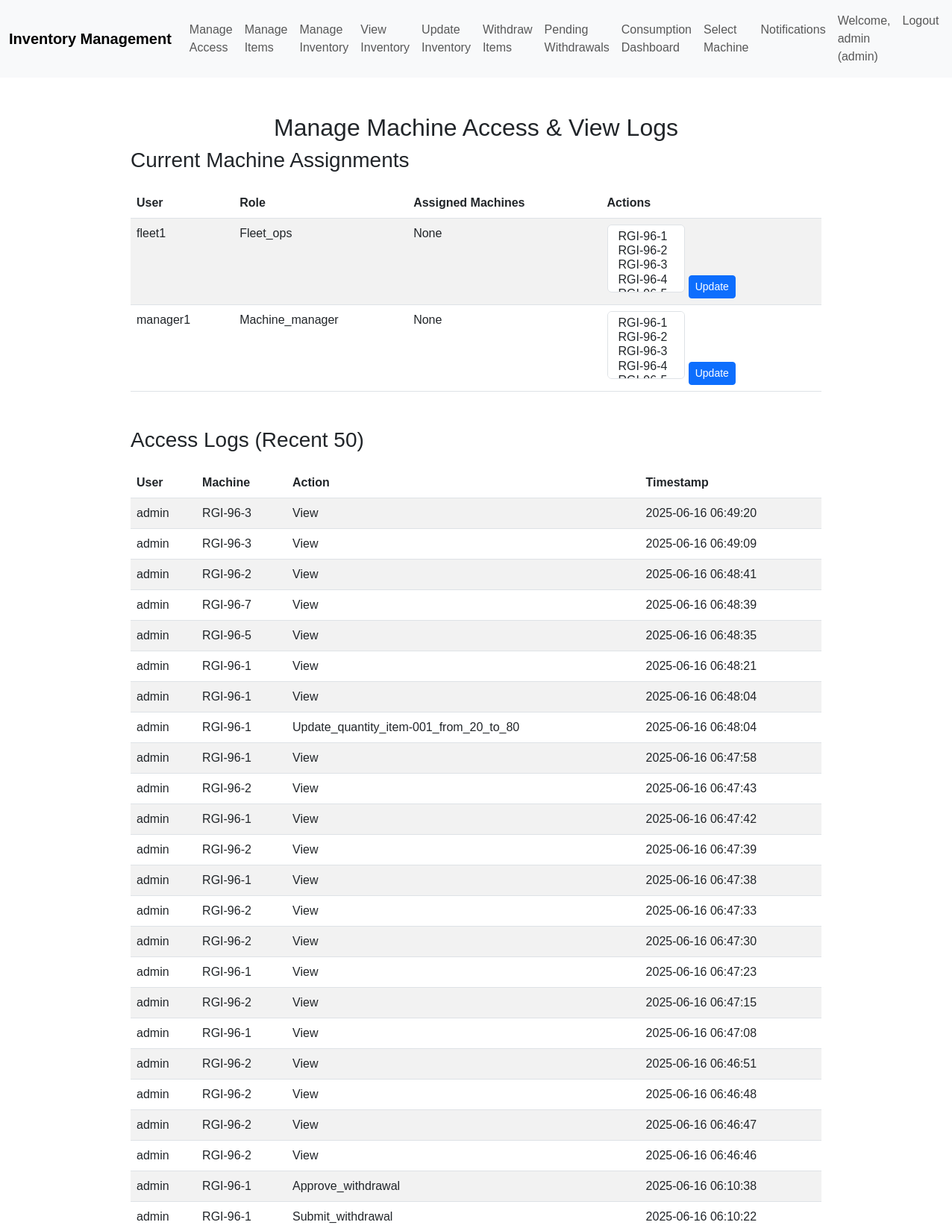
Screenshot of /admin/manage-access (signed in, upper part) with the database file from the repository.
### models/user.py (models this page shows)
class User(db.Model):
    id = db.Column(db.Integer, primary_key=True)
    username = db.Column(db.String(80), unique=True, nullable=False)
    password = db.Column(db.String(120), nullable=False)
    role = db.Column(db.String(50), nullable=False)  # admin, fleet_ops, machine_manager
    machines = db.relationship('Machine', secondary=user_machines, backref=db.backref('users', lazy=True))

class AccessLog(db.Model):
    id = db.Column(db.Integer, primary_key=True)
    user_id = db.Column(db.Integer, db.ForeignKey('user.id'), nullable=False)
    user = db.relationship('User', backref='access_logs')  # Added relationship
    machine_id = db.Column(db.Integer, db.ForeignKey('machine.id'), nullable=False)
    machine = db.relationship('Machine', backref='access_logs')  # Added relationship
    action = db.Column(db.String(100), nullable=False)
    timestamp = db.Column(db.DateTime, default=datetime.utcnow)

class Machine(db.Model):
    id = db.Column(db.Integer, primary_key=True)
    name = db.Column(db.String(80), unique=True, nullable=False)
    items = db.relationship('Item', backref='machine', lazy=True)

### routes/auth.py (the view, shortened to what this page needs)
@auth_bp.route('/admin/manage-access', methods=['GET', 'POST'])
def admin_manage_access():
    if 'user' not in session or session['user']['role'] != 'admin':
        flash('Admin access required', 'error')
        return redirect(url_for('auth.login'))
    users = User.query.filter(User.role.in_(['fleet_ops', 'machine_manager'])).all()
    machines = Machine.query.all()
    logs = AccessLog.query.order_by(AccessLog.timestamp.desc()).limit(50).all()
    if not users:
        flash('No Fleet Ops or Machine Manager users available.', 'error')
    if not machines:
        flash('No machines available. Initialize machines first.', 'error')
    return render_template('admin_manage_access.html', users=users, machines=machines, logs=logs)

### templates/admin_manage_access.html (shortened to what this page needs)
{% extends "base.html" %}
{% block content %}
<h2 class="text-center mt-5">Manage Machine Access & View Logs</h2>
<div class="row justify-content-center">
    <div class="col-md-10">
        <h3>Current Machine Assignments</h3>
        {% if users %}
            <table class="table table-striped mb-5">
                <thead>
                    <tr>
                        <th>User</th>
                        <th>Role</th>
                        <th>Assigned Machines</th>
                        <th>Actions</th>
                    </tr>
                </thead>
                <tbody>
                    {% for user in users %}
                        <tr>
                            <td>{{ user.username }}</td>
                            <td>{{ user.role | capitalize }}</td>
                            <td>
                                {% if user.machines %}
                                    {{ user.machines | map(attribute='name') | join(', ') }}
                                {% else %}
                                    None
                                {% endif %}
                            </td>
                            <td>
                                <form method="POST" class="d-inline">
                                    <select class="form-select d-inline-block w-auto" name="machine_ids" multiple>
                                        {% for machine in machines %}
                                            <option value="{{ machine.id }}" {% if machine in user.machines %}selected{% endif %}>{{ machine.name }}</option>
                                        {% endfor %}
                                    </select>
                                    <button type="submit" class="btn btn-primary btn-sm">Update</button>
                                </form>
                            </td>
                        </tr>
                    {% endfor %}
                </tbody>
            </table>
        {% else %}
            <p class="text-center">No users available to assign machines.</p>
        {% endif %}
        <h3>Access Logs (Recent 50)</h3>
        {% if logs %}
            <table class="table table-striped">
                <thead>
                    <tr>
                        <th>User</th>
                        <th>Machine</th>
                        <th>Action</th>
                        <th>Timestamp</th>
                    </tr>
                </thead>
                <tbody>
                    {% for log in logs %}
                        <tr>
                            <td>{{ log.user.username }}</td>
                            <td>{{ log.machine.name }}</td>
                            <td>{{ log.action | capitalize }}</td>
                            <td>{{ log.timestamp.strftime('%Y-%m-%d %H:%M:%S') }}</td>
                        </tr>
                    {% endfor %}
                </tbody>
            </table>
        {% else %}
            <p class="text-center">No access logs found.</p>
        {% endif %}
    </div>
</div>
{% endblock %}

### static/css/styles.css (style rules this page uses)
body { font-family: Arial, sans-serif; }
.table { margin-top: 20px; }

### rows the page displays
User: username "fleet1", role "Fleet_ops"
User: username "manager1", role "Machine_manager"
AccessLog: user.username "admin", machine.name "RGI-96-3", action "View", timestamp "2025-06-16 06:49:20"
AccessLog: user.username "admin", machine.name "RGI-96-3", action "View", timestamp "2025-06-16 06:49:09"
AccessLog: user.username "admin", machine.name "RGI-96-2", action "View", timestamp "2025-06-16 06:48:41"
AccessLog: user.username "admin", machine.name "RGI-96-7", action "View", timestamp "2025-06-16 06:48:39"
AccessLog: user.username "admin", machine.name "RGI-96-5", action "View", timestamp "2025-06-16 06:48:35"
AccessLog: user.username "admin", machine.name "RGI-96-1", action "View", timestamp "2025-06-16 06:48:21"
AccessLog: user.username "admin", machine.name "RGI-96-1", action "View", timestamp "2025-06-16 06:48:04"
AccessLog: user.username "admin", machine.name "RGI-96-1", action "Update_quantity_item-001_from_20_to_80", timestamp "2025-06-16 06:48:04"
AccessLog: user.username "admin", machine.name "RGI-96-1", action "View", timestamp "2025-06-16 06:47:58"
AccessLog: user.username "admin", machine.name "RGI-96-2", action "View", timestamp "2025-06-16 06:47:43"
AccessLog: user.username "admin", machine.name "RGI-96-1", action "View", timestamp "2025-06-16 06:47:42"
AccessLog: user.username "admin", machine.name "RGI-96-2", action "View", timestamp "2025-06-16 06:47:39"
AccessLog: user.username "admin", machine.name "RGI-96-1", action "View", timestamp "2025-06-16 06:47:38"
AccessLog: user.username "admin", machine.name "RGI-96-2", action "View", timestamp "2025-06-16 06:47:33"
AccessLog: user.username "admin", machine.name "RGI-96-2", action "View", timestamp "2025-06-16 06:47:30"
AccessLog: user.username "admin", machine.name "RGI-96-1", action "View", timestamp "2025-06-16 06:47:23"
AccessLog: user.username "admin", machine.name "RGI-96-2", action "View", timestamp "2025-06-16 06:47:15"
AccessLog: user.username "admin", machine.name "RGI-96-1", action "View", timestamp "2025-06-16 06:47:08"
AccessLog: user.username "admin", machine.name "RGI-96-2", action "View", timestamp "2025-06-16 06:46:51"
AccessLog: user.username "admin", machine.name "RGI-96-2", action "View", timestamp "2025-06-16 06:46:48"
AccessLog: user.username "admin", machine.name "RGI-96-2", action "View", timestamp "2025-06-16 06:46:47"
AccessLog: user.username "admin", machine.name "RGI-96-2", action "View", timestamp "2025-06-16 06:46:46"
AccessLog: user.username "admin", machine.name "RGI-96-1", action "Approve_withdrawal", timestamp "2025-06-16 06:10:38"
AccessLog: user.username "admin", machine.name "RGI-96-1", action "Submit_withdrawal", timestamp "2025-06-16 06:10:22"

### other values shown
{{ session['user']['username'] }} "admin"
{{ session['user']['role'] }} "admin"
